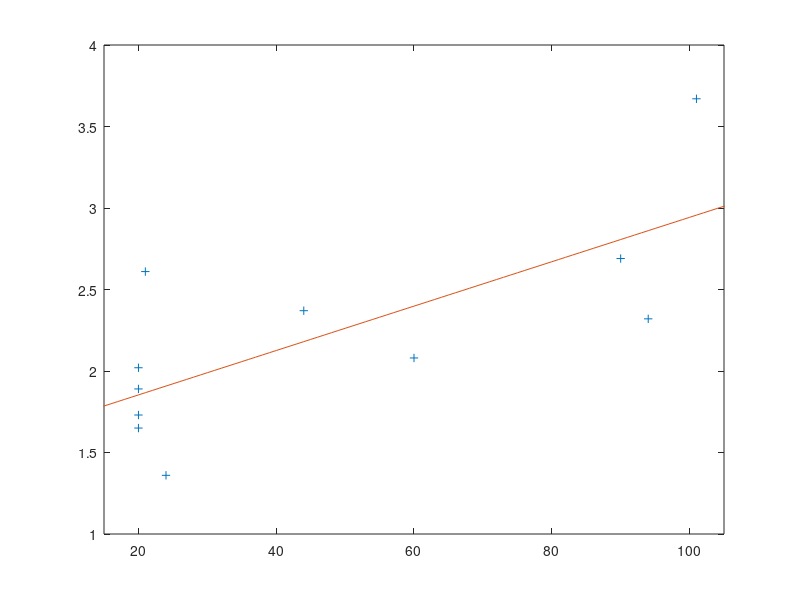

The MATLAB script that drew this image:
Light=[20 20 20 20 21 24 44 60 90 94 101]
rmax=[1.73 1.65 2.02 1.89 2.61 1.36 2.37 2.08 2.69 2.32 3.67]
C=polyfit(Light,rmax,1)
xvals=0:120;
yhat=polyval(C,xvals);
plot(Light,rmax,'+',xvals,yhat)
axis([15 105 1 4])